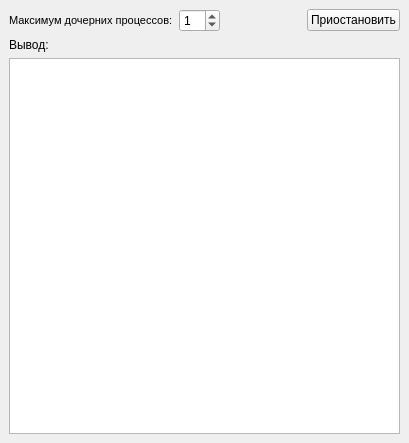
<?xml version="1.0" encoding="UTF-8"?>
<ui version="4.0">
 <class>LauncherGui</class>
 <widget class="QMainWindow" name="LauncherGui">
  <property name="geometry">
   <rect>
    <x>0</x>
    <y>0</y>
    <width>409</width>
    <height>443</height>
   </rect>
  </property>
  <property name="windowTitle">
   <string>LauncherGui</string>
  </property>
  <property name="toolButtonStyle">
   <enum>Qt::ToolButtonIconOnly</enum>
  </property>
  <property name="tabShape">
   <enum>QTabWidget::Rounded</enum>
  </property>
  <widget class="QWidget" name="centralwidget">
   <layout class="QVBoxLayout" name="verticalLayout_2">
    <item>
     <layout class="QHBoxLayout" name="horizontalLayout">
      <item>
       <widget class="QLabel" name="label">
        <property name="font">
         <font>
          <pointsize>8</pointsize>
         </font>
        </property>
        <property name="text">
         <string>Максимум дочерних процессов:</string>
        </property>
       </widget>
      </item>
      <item>
       <widget class="QSpinBox" name="spinBox">
        <property name="sizePolicy">
         <sizepolicy hsizetype="Minimum" vsizetype="Fixed">
          <horstretch>0</horstretch>
          <verstretch>0</verstretch>
         </sizepolicy>
        </property>
        <property name="maximum">
         <number>20</number>
        </property>
        <property name="value">
         <number>1</number>
        </property>
       </widget>
      </item>
      <item>
       <spacer name="horizontalSpacer">
        <property name="orientation">
         <enum>Qt::Horizontal</enum>
        </property>
        <property name="sizeHint" stdset="0">
         <size>
          <width>40</width>
          <height>20</height>
         </size>
        </property>
       </spacer>
      </item>
      <item>
       <widget class="QPushButton" name="pushButton">
        <property name="sizePolicy">
         <sizepolicy hsizetype="Fixed" vsizetype="Fixed">
          <horstretch>0</horstretch>
          <verstretch>0</verstretch>
         </sizepolicy>
        </property>
        <property name="text">
         <string>Приостановить</string>
        </property>
       </widget>
      </item>
     </layout>
    </item>
    <item>
     <layout class="QVBoxLayout" name="verticalLayout">
      <item>
       <widget class="QLabel" name="label_2">
        <property name="text">
         <string>Вывод:</string>
        </property>
       </widget>
      </item>
      <item>
       <widget class="QListWidget" name="listWidget">
        <property name="font">
         <font>
          <pointsize>10</pointsize>
         </font>
        </property>
       </widget>
      </item>
     </layout>
    </item>
   </layout>
  </widget>
 </widget>
 <resources/>
 <connections/>
</ui>
